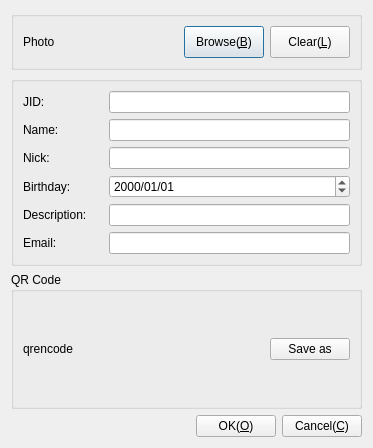
<?xml version="1.0" encoding="UTF-8"?>
<ui version="4.0">
 <class>CDlgUservCard</class>
 <widget class="QDialog" name="CDlgUservCard">
  <property name="geometry">
   <rect>
    <x>0</x>
    <y>0</y>
    <width>373</width>
    <height>418</height>
   </rect>
  </property>
  <property name="windowTitle">
   <string>User Information</string>
  </property>
  <layout class="QGridLayout" name="gridLayout_5">
   <item row="0" column="0">
    <widget class="QGroupBox" name="groupBox_2">
     <property name="title">
      <string/>
     </property>
     <layout class="QGridLayout" name="gridLayout_3">
      <item row="0" column="0">
       <layout class="QHBoxLayout" name="horizontalLayout_8">
        <item>
         <widget class="QLabel" name="lbPhoto">
          <property name="sizePolicy">
           <sizepolicy hsizetype="Fixed" vsizetype="Fixed">
            <horstretch>0</horstretch>
            <verstretch>0</verstretch>
           </sizepolicy>
          </property>
          <property name="minimumSize">
           <size>
            <width>32</width>
            <height>32</height>
           </size>
          </property>
          <property name="maximumSize">
           <size>
            <width>32</width>
            <height>32</height>
           </size>
          </property>
          <property name="text">
           <string>Photo</string>
          </property>
         </widget>
        </item>
        <item>
         <spacer name="horizontalSpacer_2">
          <property name="orientation">
           <enum>Qt::Horizontal</enum>
          </property>
          <property name="sizeHint" stdset="0">
           <size>
            <width>40</width>
            <height>20</height>
           </size>
          </property>
         </spacer>
        </item>
        <item>
         <widget class="QPushButton" name="pbBrowse">
          <property name="sizePolicy">
           <sizepolicy hsizetype="Preferred" vsizetype="Preferred">
            <horstretch>0</horstretch>
            <verstretch>0</verstretch>
           </sizepolicy>
          </property>
          <property name="text">
           <string>Browse(&amp;B)</string>
          </property>
          <property name="icon">
           <iconset resource="../../Resource/Resource.qrc">
            <normaloff>:/icon/Browse</normaloff>:/icon/Browse</iconset>
          </property>
         </widget>
        </item>
        <item>
         <widget class="QPushButton" name="pbClear">
          <property name="sizePolicy">
           <sizepolicy hsizetype="Preferred" vsizetype="Preferred">
            <horstretch>0</horstretch>
            <verstretch>0</verstretch>
           </sizepolicy>
          </property>
          <property name="toolTip">
           <string>Clear Avatar</string>
          </property>
          <property name="text">
           <string>Clear(&amp;L)</string>
          </property>
          <property name="icon">
           <iconset resource="../../Resource/Resource.qrc">
            <normaloff>:/icon/Close</normaloff>:/icon/Close</iconset>
          </property>
         </widget>
        </item>
       </layout>
      </item>
     </layout>
    </widget>
   </item>
   <item row="1" column="0">
    <widget class="QGroupBox" name="groupBox">
     <property name="title">
      <string/>
     </property>
     <layout class="QGridLayout" name="gridLayout_2">
      <item row="0" column="0">
       <layout class="QHBoxLayout" name="horizontalLayout_7">
        <item>
         <widget class="QLabel" name="label_6">
          <property name="sizePolicy">
           <sizepolicy hsizetype="Preferred" vsizetype="Preferred">
            <horstretch>1</horstretch>
            <verstretch>0</verstretch>
           </sizepolicy>
          </property>
          <property name="minimumSize">
           <size>
            <width>80</width>
            <height>0</height>
           </size>
          </property>
          <property name="text">
           <string>JID:</string>
          </property>
         </widget>
        </item>
        <item>
         <widget class="QLineEdit" name="txtJID">
          <property name="sizePolicy">
           <sizepolicy hsizetype="Preferred" vsizetype="Preferred">
            <horstretch>4</horstretch>
            <verstretch>0</verstretch>
           </sizepolicy>
          </property>
          <property name="readOnly">
           <bool>true</bool>
          </property>
         </widget>
        </item>
       </layout>
      </item>
      <item row="1" column="0">
       <layout class="QHBoxLayout" name="horizontalLayout">
        <item>
         <widget class="QLabel" name="label">
          <property name="sizePolicy">
           <sizepolicy hsizetype="Preferred" vsizetype="Preferred">
            <horstretch>1</horstretch>
            <verstretch>0</verstretch>
           </sizepolicy>
          </property>
          <property name="minimumSize">
           <size>
            <width>80</width>
            <height>0</height>
           </size>
          </property>
          <property name="text">
           <string>Name:</string>
          </property>
         </widget>
        </item>
        <item>
         <widget class="QLineEdit" name="txtName">
          <property name="sizePolicy">
           <sizepolicy hsizetype="Preferred" vsizetype="Preferred">
            <horstretch>4</horstretch>
            <verstretch>0</verstretch>
           </sizepolicy>
          </property>
         </widget>
        </item>
       </layout>
      </item>
      <item row="2" column="0">
       <layout class="QHBoxLayout" name="horizontalLayout_2">
        <item>
         <widget class="QLabel" name="label_2">
          <property name="sizePolicy">
           <sizepolicy hsizetype="Preferred" vsizetype="Preferred">
            <horstretch>1</horstretch>
            <verstretch>0</verstretch>
           </sizepolicy>
          </property>
          <property name="minimumSize">
           <size>
            <width>80</width>
            <height>0</height>
           </size>
          </property>
          <property name="text">
           <string>Nick:</string>
          </property>
         </widget>
        </item>
        <item>
         <widget class="QLineEdit" name="txtNick">
          <property name="sizePolicy">
           <sizepolicy hsizetype="Preferred" vsizetype="Preferred">
            <horstretch>4</horstretch>
            <verstretch>0</verstretch>
           </sizepolicy>
          </property>
         </widget>
        </item>
       </layout>
      </item>
      <item row="3" column="0">
       <layout class="QHBoxLayout" name="horizontalLayout_3">
        <item>
         <widget class="QLabel" name="label_3">
          <property name="sizePolicy">
           <sizepolicy hsizetype="Preferred" vsizetype="Preferred">
            <horstretch>1</horstretch>
            <verstretch>0</verstretch>
           </sizepolicy>
          </property>
          <property name="minimumSize">
           <size>
            <width>80</width>
            <height>0</height>
           </size>
          </property>
          <property name="text">
           <string>Birthday:</string>
          </property>
         </widget>
        </item>
        <item>
         <widget class="QDateEdit" name="dateBirthday">
          <property name="sizePolicy">
           <sizepolicy hsizetype="Preferred" vsizetype="Preferred">
            <horstretch>4</horstretch>
            <verstretch>0</verstretch>
           </sizepolicy>
          </property>
          <property name="displayFormat">
           <string>yyyy/MM/dd</string>
          </property>
         </widget>
        </item>
       </layout>
      </item>
      <item row="4" column="0">
       <layout class="QHBoxLayout" name="horizontalLayout_4">
        <item>
         <widget class="QLabel" name="label_4">
          <property name="sizePolicy">
           <sizepolicy hsizetype="Preferred" vsizetype="Preferred">
            <horstretch>1</horstretch>
            <verstretch>0</verstretch>
           </sizepolicy>
          </property>
          <property name="minimumSize">
           <size>
            <width>80</width>
            <height>0</height>
           </size>
          </property>
          <property name="text">
           <string>Description:</string>
          </property>
         </widget>
        </item>
        <item>
         <widget class="QLineEdit" name="txtDescription">
          <property name="sizePolicy">
           <sizepolicy hsizetype="Preferred" vsizetype="Preferred">
            <horstretch>4</horstretch>
            <verstretch>0</verstretch>
           </sizepolicy>
          </property>
         </widget>
        </item>
       </layout>
      </item>
      <item row="5" column="0">
       <layout class="QHBoxLayout" name="horizontalLayout_5">
        <item>
         <widget class="QLabel" name="label_5">
          <property name="sizePolicy">
           <sizepolicy hsizetype="Preferred" vsizetype="Preferred">
            <horstretch>1</horstretch>
            <verstretch>0</verstretch>
           </sizepolicy>
          </property>
          <property name="minimumSize">
           <size>
            <width>80</width>
            <height>0</height>
           </size>
          </property>
          <property name="text">
           <string>Email:</string>
          </property>
         </widget>
        </item>
        <item>
         <widget class="QLineEdit" name="txtEmail">
          <property name="sizePolicy">
           <sizepolicy hsizetype="Preferred" vsizetype="Preferred">
            <horstretch>4</horstretch>
            <verstretch>0</verstretch>
           </sizepolicy>
          </property>
         </widget>
        </item>
       </layout>
      </item>
     </layout>
    </widget>
   </item>
   <item row="2" column="0">
    <widget class="QGroupBox" name="groupBox_3">
     <property name="title">
      <string>QR Code</string>
     </property>
     <layout class="QGridLayout" name="gridLayout_4">
      <item row="0" column="0">
       <layout class="QGridLayout" name="gridLayout">
        <item row="0" column="0">
         <widget class="QLabel" name="lbQrencode">
          <property name="sizePolicy">
           <sizepolicy hsizetype="Fixed" vsizetype="Fixed">
            <horstretch>0</horstretch>
            <verstretch>0</verstretch>
           </sizepolicy>
          </property>
          <property name="minimumSize">
           <size>
            <width>96</width>
            <height>96</height>
           </size>
          </property>
          <property name="maximumSize">
           <size>
            <width>96</width>
            <height>96</height>
           </size>
          </property>
          <property name="text">
           <string notr="true">qrencode</string>
          </property>
          <property name="scaledContents">
           <bool>true</bool>
          </property>
         </widget>
        </item>
        <item row="0" column="1">
         <spacer name="horizontalSpacer_4">
          <property name="orientation">
           <enum>Qt::Horizontal</enum>
          </property>
          <property name="sizeHint" stdset="0">
           <size>
            <width>40</width>
            <height>20</height>
           </size>
          </property>
         </spacer>
        </item>
        <item row="0" column="2">
         <widget class="QPushButton" name="pbSaveAs">
          <property name="text">
           <string>Save as</string>
          </property>
         </widget>
        </item>
       </layout>
      </item>
     </layout>
    </widget>
   </item>
   <item row="3" column="0">
    <layout class="QHBoxLayout" name="horizontalLayout_6">
     <item>
      <spacer name="horizontalSpacer">
       <property name="orientation">
        <enum>Qt::Horizontal</enum>
       </property>
       <property name="sizeHint" stdset="0">
        <size>
         <width>40</width>
         <height>20</height>
        </size>
       </property>
      </spacer>
     </item>
     <item>
      <widget class="QPushButton" name="pbOK">
       <property name="sizePolicy">
        <sizepolicy hsizetype="Preferred" vsizetype="Fixed">
         <horstretch>0</horstretch>
         <verstretch>0</verstretch>
        </sizepolicy>
       </property>
       <property name="toolTip">
        <string>OK</string>
       </property>
       <property name="text">
        <string>OK(&amp;O)</string>
       </property>
       <property name="icon">
        <iconset resource="../../Resource/Resource.qrc">
         <normaloff>:/icon/Accept</normaloff>:/icon/Accept</iconset>
       </property>
      </widget>
     </item>
     <item>
      <widget class="QPushButton" name="pbCancel">
       <property name="sizePolicy">
        <sizepolicy hsizetype="Preferred" vsizetype="Fixed">
         <horstretch>0</horstretch>
         <verstretch>0</verstretch>
        </sizepolicy>
       </property>
       <property name="toolTip">
        <string>Cancel</string>
       </property>
       <property name="text">
        <string>Cancel(&amp;C)</string>
       </property>
       <property name="icon">
        <iconset resource="../../Resource/Resource.qrc">
         <normaloff>:/icon/Cancel</normaloff>:/icon/Cancel</iconset>
       </property>
      </widget>
     </item>
    </layout>
   </item>
  </layout>
 </widget>
 <resources>
  <include location="../../Resource/Resource.qrc"/>
 </resources>
 <connections/>
</ui>
